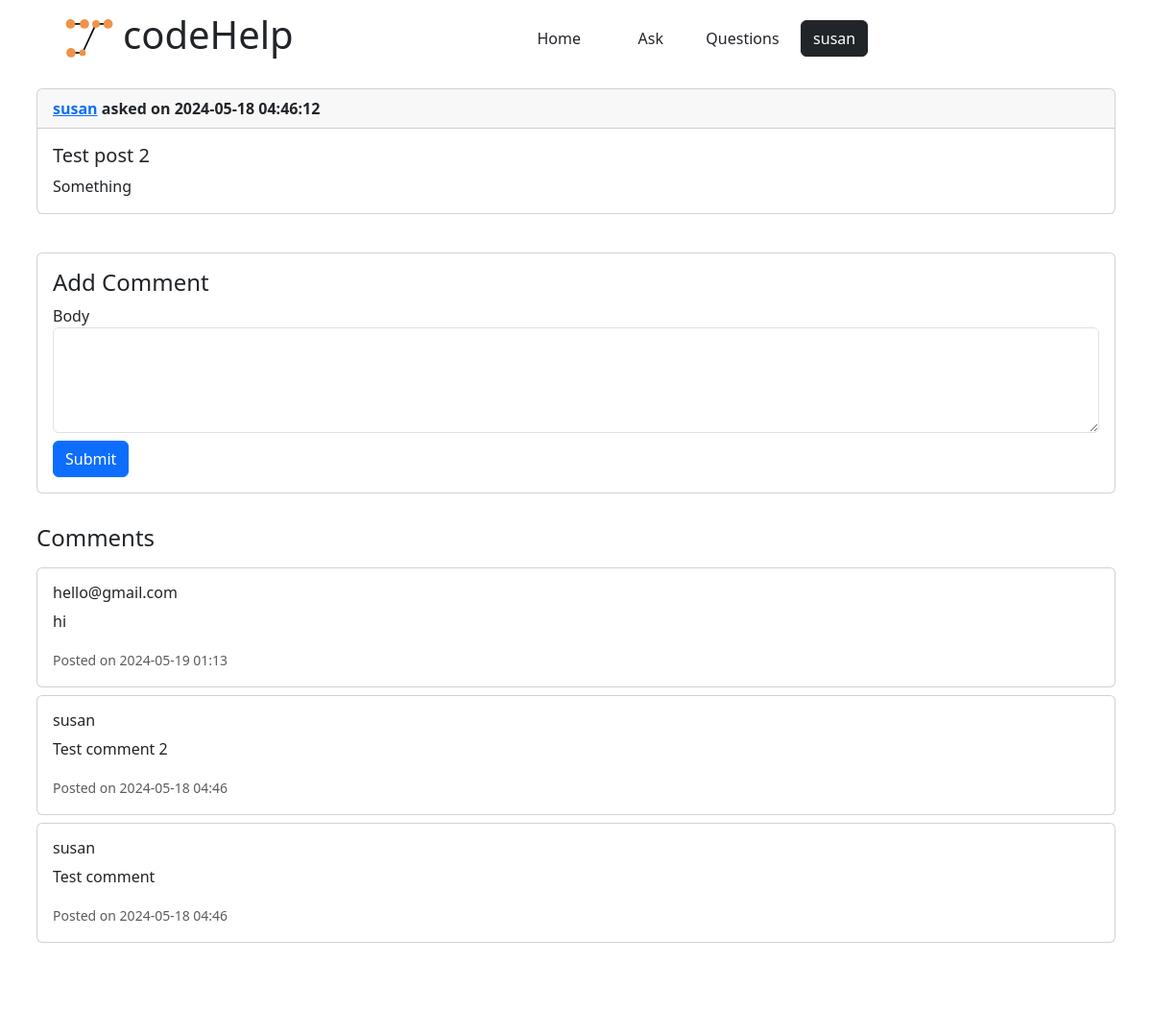
The app's page /post/2 (signed in) with its own data.
### app/models.py (models this page shows, shortened)
class User(UserMixin, db.Model):
    id: so.Mapped[int] = so.mapped_column(primary_key=True)
    username: so.Mapped[str] = so.mapped_column(sa.String(64), index=True,
                                                unique=True)
    email: so.Mapped[str] = so.mapped_column(sa.String(120), index=True,
                                             unique=True)
    password_hash: so.Mapped[Optional[str]] = so.mapped_column(sa.String(256))
    posts: so.WriteOnlyMapped['Post'] = so.relationship(
        back_populates='author')
    comments: so.WriteOnlyMapped['Comment'] = so.relationship(
        back_populates='author')

class Post(db.Model):
    id: so.Mapped[int] = so.mapped_column(primary_key=True)
    title: so.Mapped[str] = so.mapped_column(sa.String(140))
    body: so.Mapped[str] = so.mapped_column(sa.String(256))
    timestamp: so.Mapped[datetime] = so.mapped_column(
        index=True, default=lambda: datetime.now(timezone.utc).replace(microsecond=0))
    user_id: so.Mapped[int] = so.mapped_column(sa.ForeignKey(User.id),
                                               index=True)
    author: so.Mapped[User] = so.relationship(back_populates='posts')
    comments: so.WriteOnlyMapped['Comment'] = so.relationship(
        back_populates='post')

class Comment(db.Model):
    id: so.Mapped[int] = so.mapped_column(primary_key=True)
    body: so.Mapped[str] = so.mapped_column(sa.String(280))
    timestamp: so.Mapped[datetime] = so.mapped_column(
        index=True, default=lambda: datetime.now(timezone.utc).replace(microsecond=0))
    user_id: so.Mapped[int] = so.mapped_column(sa.ForeignKey(User.id),
                                               index=True)
    post_id: so.Mapped[int] = so.mapped_column(sa.ForeignKey(Post.id),
                                               index=True)
    parent_comment_id: so.Mapped[Optional[int]] = so.mapped_column(
        sa.ForeignKey('comment.id'))
    author: so.Mapped[User] = so.relationship(back_populates='comments')
    post: so.Mapped[Post] = so.relationship(back_populates='comments')
    replies: so.WriteOnlyMapped['Comment'] = so.relationship(
        backref=so.backref('parent', remote_side=[id])
    )

### app/routes.py (the view, shortened to what this page needs)
@app.route('/post/<int:post_id>', methods=['GET', 'POST'])
def postDetails(post_id):
    post = Post.query.get_or_404(post_id)
    comments = Comment.query.filter_by(post_id=post_id).order_by(desc(Comment.timestamp)).all()
    form = CommentForm()
    return render_template('postDetails.html', post=post, form=form, comments=comments)

### app/forms.py
class CommentForm(FlaskForm):
    body = TextAreaField('Body', validators=[DataRequired()])
    submit = SubmitField('Submit')

### app/models.py (called while the page is built)
@login.user_loader
def load_user(id):
    return db.session.get(User, int(id))

### app/templates/postDetails.html (shortened to what this page needs)
{% extends "base.html" %}
{% block content %}
<div class="container p-2 my-2">
    <div class="card mb-3">
        <div class="card-header">
            <strong><a href="{{ url_for('profile', user_id=post.author.id) }}">{{ post.author.username }}</a> asked on {{post.timestamp}}</strong>
        </div>
        <div class="card-body">
            <h5 class="card-title">{{ post.title }}</h5>
            <p class="card-text">{{ post.body }}</p>
        </div>
    </div>
</div>
<div class="container p-2">
    <div class="card">
        <div class="card-body">
            <h4 class="card-title">Add Comment</h4>
            <form id="commentForm" method="POST">
                <div class="form-group">
                    {{ form.body.label(class="form-control-label") }}
                    {{ form.body(class="form-control", rows="4") }}
                </div>
                <div class="form-group mt-2">
                    {{ form.submit(class="btn btn-primary") }}
                </div>
            </form>
        </div>
    </div>
</div>
<div class="container p-2">
    <div id="commentsSection">
        <h4 class="my-3">Comments</h4>
        {% for comment in comments %}
        <div class="card my-2">
            <div class="card-body">
                <h6 class="card-title">{{ comment.author.username }}</h6>
                <p class="card-text">{{ comment.body }}</p>
                <p class="card-text"><small class="text-muted">Posted on {{ comment.timestamp.strftime('%Y-%m-%d %H:%M') }}</small></p>
            </div>
        </div>
        {% endfor %}
    </div>
</div>
{% endblock %}

### app/templates/base.html (shortened to what this page needs)
<!DOCTYPE html>
<html>
<head>
	<link href="https://cdn.jsdelivr.net/npm/bootstrap@5.3.3/dist/css/bootstrap.min.css" rel="stylesheet">
    <link href="{{ url_for('static', filename='codeHelp.css') }}" rel="stylesheet">
</head>
<body>
    <div class="container p-2 my-1" style="margin-right: 0;">
        <div class="row">
            <div class="col-md-5 d-flex">
                <img src="{{ url_for('static', filename='logo.svg') }}" alt="" style="width: 50px; margin-right: 10px;">
                <h1>codeHelp</h1>
            </div>
            <div class="col-md-1 d-flex align-items-center justify-content-center">
                <a href="{{ url_for('index') }}" type="button" class="btn btn-home">Home</a>
            </div>
            <div class="col-md-1 d-flex align-items-center justify-content-center">
                <a href="{{ url_for('newPost') }}" class="btn btn-ask">Ask</a>
            </div>
            <div class="col-md-1 d-flex align-items-center justify-content-center">
                <a href="{{ url_for('viewPosts') }}" class="btn btn-ask">Questions</a>
            </div>
            <div class="col-md-1 d-flex align-items-center justify-content-center">
                {% if current_user.is_anonymous %}
                <a href="{{ url_for('login') }}" type="button" class="btn btn2 btn-login btn-dark rounded">Login</a>
                {% else %}
                <a onclick="profMenuToggle()" type="button" class="btn btn2 btn-login btn-dark rounded">{{ current_user.username }}</a>
                {% endif %}
            </div>
        </div>
    </div>
    <div id="content">
        {% block content %}{% endblock %}
    </div>
    <footer class="footer mt-auto py-3">
        <div class="container p-2 my-1">
            <div class="form-check form-switch">
                <input class="form-check-input" type="checkbox" id="themeToggle" value="light">
                <label class="form-check-label" for="themeToggle">Dark Theme</label>
            </div>
        </div>
    </footer>
</body>
</html>

### app/static/codeHelp.css (style rules this page uses)
body { background-color: #ffffff; color: #212529; }

### records on screen
User: username "susan", author.username "susan"
Post: timestamp "2024-05-18 04:46:12", title "Test post 2", body "Something"
Comment: author.username "hello@gmail.com", body "hi", timestamp "2024-05-19 01:13"
Comment: author.username "susan", body "Test comment 2", timestamp "2024-05-18 04:46"
Comment: author.username "susan", body "Test comment", timestamp "2024-05-18 04:46"
